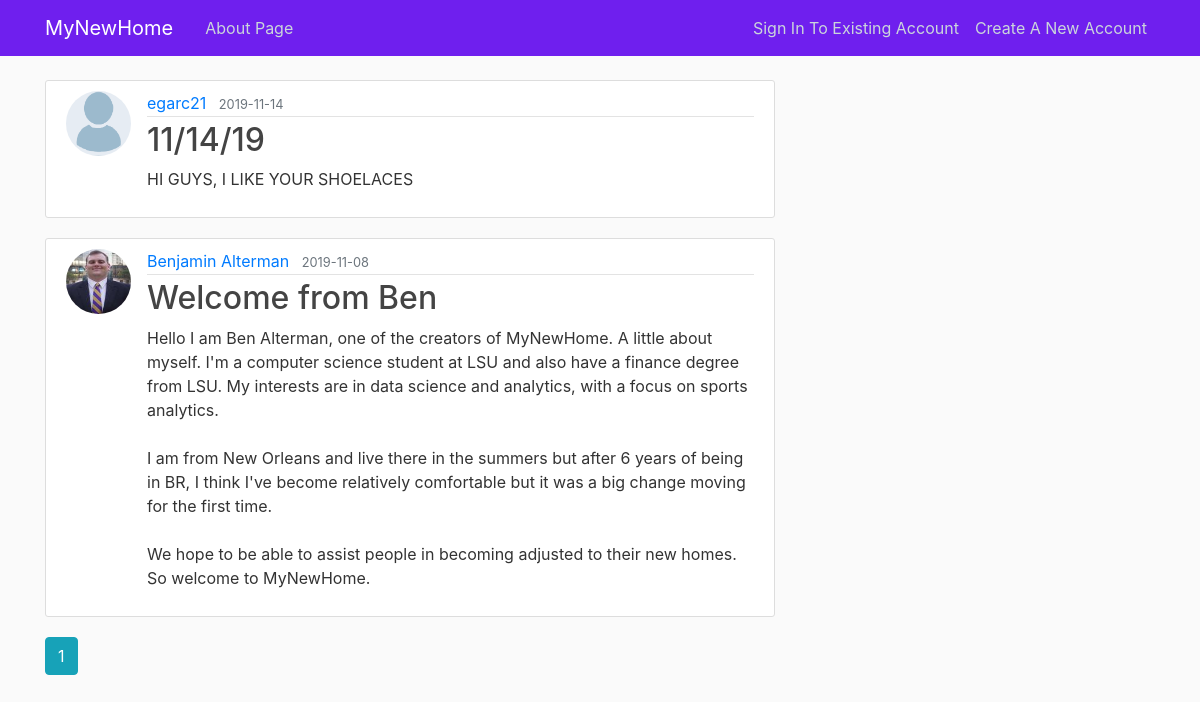
Page /home on the earlier database version.
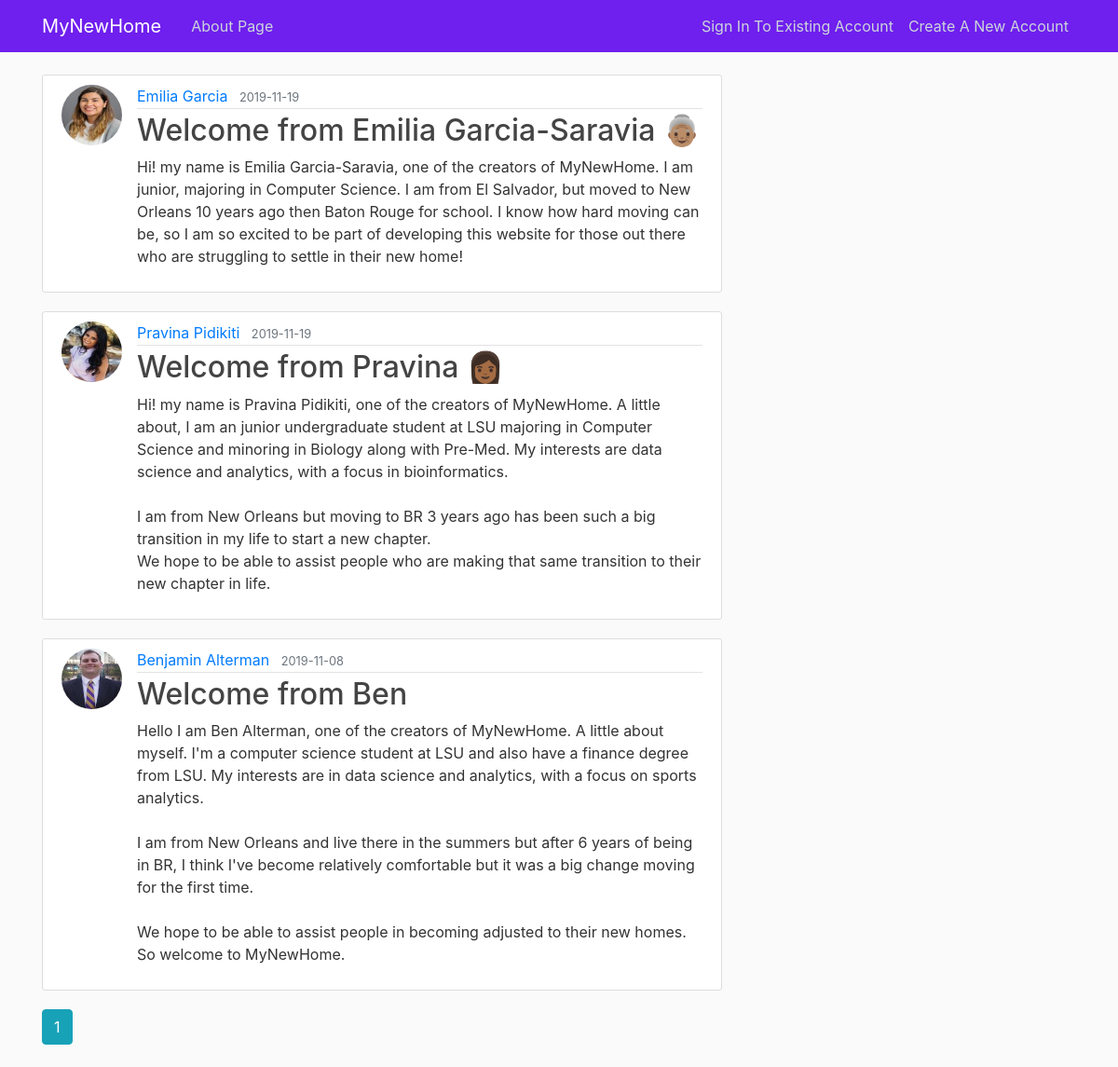
Same page on the later database version.
### src/models.py (models this page shows, shortened)
class Post(db.Model):
    id = db.Column(db.Integer, primary_key=True)
    title = db.Column(db.String(100), nullable=False)
    date_posted = db.Column(db.DateTime, nullable=False,
                            default=datetime.utcnow)
    content = db.Column(db.Text, nullable=False)
    user_id = db.Column(db.Integer, db.ForeignKey('user.id'), nullable=False)

class User(db.Model, UserMixin):
    id = db.Column(db.Integer, primary_key=True)
    username = db.Column(db.String(20), unique=True, nullable=False)
    email = db.Column(db.String(120), unique=True, nullable=False)
    image_file = db.Column(db.String(20), nullable=False,
                           default='default.jpg')
    password = db.Column(db.String(60), nullable=False)
    posts = db.relationship('Post', backref='author', lazy=True)

### src/main/routes.py (the view)
@main.route("/")
@main.route("/home")
def home():
    page = request.args.get('page', 1, type=int)
    posts = Post.query.order_by(Post.date_posted.desc()).paginate(page=page, per_page=5)
    return render_template('home.html', posts=posts)

### src/templates/home.html
{% extends "layout.html" %}
{% block content %}
    {% for post in posts.items %}
        <article class="media content-section">
          <img class="rounded-circle article-img" src="{{ url_for('static', filename='profile_pics/' + post.author.image_file) }}">
          <div class="media-body">
            <div class="article-metadata">
              <a class="mr-2" href="{{ url_for('users.user_posts', username=post.author.username) }}">{{ post.author.username }}</a>
              <small class="text-muted">{{ post.date_posted.strftime('%Y-%m-%d') }}</small>
            </div>
            <h2><a class="article-title" href="{{ url_for('posts.post', post_id=post.id) }}">{{ post.title }}</a></h2>
            <p class="article-content">{{ post.content }}</p>
          </div>
        </article>
    {% endfor %}
    {% for page_num in posts.iter_pages(left_edge=1, right_edge=1, left_current=1, right_current=2) %}
      {% if page_num %}
        {% if posts.page == page_num %}
          <a class="btn btn-info mb-4" href="{{ url_for('main.home', page=page_num) }}">{{ page_num }}</a>
        {% else %}
          <a class="btn btn-outline-info mb-4" href="{{ url_for('main.home', page=page_num) }}">{{ page_num }}</a>
        {% endif %}
      {% else %}
        ...
      {% endif %}
    {% endfor %}
{% endblock content %}

### src/templates/layout.html (shortened to what this page needs)
<!DOCTYPE html>
<html>
<head>
    <link rel="stylesheet" href="https://maxcdn.bootstrapcdn.com/bootstrap/4.0.0/css/bootstrap.min.css">
    <link rel="stylesheet" type="text/css" href="{{ url_for('static', filename='main.css') }}">
</head>
<body>
    <header class="site-header">
      <nav class="navbar navbar-expand-md navbar-dark bg-steel fixed-top">
        <div class="container">
          <a class="navbar-brand mr-4" href="/">MyNewHome</a>
          <div class="collapse navbar-collapse" id="navbarToggle">
            <div class="navbar-nav mr-auto">
              <a class="nav-item nav-link" href="{{ url_for('main.about') }}">About Page</a>
            </div>
            <div class="navbar-nav">
              {% if current_user.is_authenticated %}
                <a class="nav-item nav-link" href="{{ url_for('posts.new_post') }}">Create A New Post</a>
                <a class="nav-item nav-link" href="{{ url_for('users.account') }}">Update Account Info</a>
                <a class="nav-item nav-link" href="{{ url_for('users.logout') }}">Logout</a>
              {% else %}
                <a class="nav-item nav-link" href="{{ url_for('users.login') }}">Sign In To Existing Account</a>
                <a class="nav-item nav-link" href="{{ url_for('users.register') }}">Create A New Account</a>
              {% endif %}
            </div>
          </div>
        </div>
      </nav>
    </header>
    <main role="main" class="container">
      <div class="row">
        <div class="col-md-8">
          {% block content %}{% endblock %}
        </div>
        <div class="col-md-4">
        </div>
      </div>
    </main>
</body>
</html>

### src/static/main.css (style rules this page uses)
body { background: #fafafa; color: #333333; margin-top: 5rem; }
h1, h2, h3, h4, h5, h6 { color: #444444; }
.bg-steel { background-color: #6f1fee; }
.site-header .navbar-nav .nav-link { color: #cbd5db; }
.content-section { background: #ffffff; padding: 10px 20px; border: 1px solid #dddddd; border-radius: 3px; margin-bottom: 20px; }
.article-title { color: #444444; }
.article-content { white-space: pre-line; }
.article-img { height: 65px; width: 65px; margin-right: 16px; }
.article-metadata { padding-bottom: 1px; margin-bottom: 4px; border-bottom: 1px solid #e3e3e3 }

Differences in the rows shown:
removed Post: image_file (placeholder picture), author.username "egarc21", date_posted "2019-11-14", title "11/14/19", content "HI GUYS, I LIKE YOUR SHOELACES"
added Post: image_file (picture), author.username "Emilia Garcia", date_posted "2019-11-19", title "Welcome from Emilia Garcia-Saravia 👵🏽", content "Hi! my name is Emilia Garcia-Saravia, one of the creators of MyNewHome. I am junior, majoring in Computer Science. I am from El Salvador, but moved to New Orleans 10 years ago then Baton Rouge for school. I know how hard moving can be, so I am so excited to be part of developing this website for those out there who are struggling to settle in their new home!"
added Post: image_file (picture), author.username "Pravina Pidikiti", date_posted "2019-11-19", title "Welcome from Pravina 👩🏾", content "Hi! my name is Pravina Pidikiti, one of the creators of MyNewHome. A little about, I am an junior undergraduate student at LSU majoring in Computer Science and minoring in Biology along with Pre-Med. My interests are data science and analytics, with a focus in bioinformatics. I am from New Orleans but moving to BR 3 years ago has been such a big transition in my life to start a new chapter. We hope to be able to assist people who are making that same transition to their new chapter in life."
